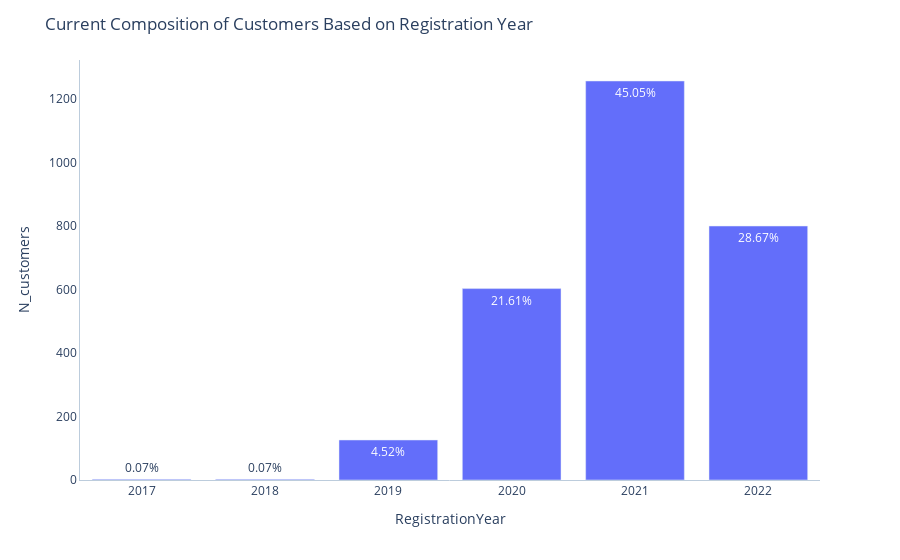

Notebook cell for this chart:
### Markdown cell above
First, it should be noted that we could not possibly perform cohort analysis using this dataset because we do not possess the transaction data. As such, this question serves as a proxy of cohort analysis though it is only an attempt to replicate the idea of it.

As mentioned above, the author made 2 assumptions to answer this question:
- Assume the time unit of `Tenure` in *months*, since it is not specified. By some preliminary analysis, the author is certain that the unit **CANNOT** be in *days* (95 errors) or *weeks* (58 errors) since it would yield on so many erroneous data (i.e. `RegistrationDate` > `CurrentOrderDate`, this could be the case since customers should've been registered first before they can order)
- Establish a baseline date (as a proxy of transaction date). For simplification purposes, the author assumes the project distribution date **(April 22nd 2022) as the baseline date**. All time metric derivatives used in this cohort analysis is based on this date

### Code cell
fig = px.bar(q1, x = 'RegistrationYear', y = 'N_customers', text = q1['Proportion'].apply(lambda x: '{:.2f}%'.format(x)))

fig.update_layout(title_text = "Current Composition of Customers Based on Registration Year",
                  plot_bgcolor ='#FFF',  # Sets background color to white
                  xaxis = dict(
                               linecolor = '#BCCCDC',  # Sets color of x-axis line
                               showgrid = False  # Removes X-axis grid lines
                              ),
                  yaxis = dict(
                               linecolor = '#BCCCDC',  # Sets color of y-axis line
                               showgrid = False,  # Removes Y-axis grid lines
                              ))

fig.update_traces(hovertemplate = '%{label} <br>N_customers: %{value} <br>Proportion: %{text}')

fig.show()

### Figure 1 — Plotly figure (JSON) as saved in the notebook; plotly's stock layout.template omitted (floating-point values rounded to 4 significant figures)
{"data": [{"alignmentgroup": "True", "hovertemplate": "%{label} <br>N_customers: %{value} <br>Proportion: %{text}", "legendgroup": "", "marker": {"color": "#636efa", "pattern": {"shape": ""}}, "name": "", "offsetgroup": "", "orientation": "v", "showlegend": false, "text": ["0.07%", "0.07%", "4.52%", "21.61%", "45.05%", "28.67%"], "textposition": "auto", "type": "bar", "x": ["2017", "2018", "2019", "2020", "2021", "2022"], "xaxis": "x", "y": [2, 2, 126, 603, 1257, 800], "yaxis": "y"}], "layout": {"barmode": "relative", "legend": {"tracegroupgap": 0}, "margin": {"t": 60}, "plot_bgcolor": "#FFF", "title": {"text": "Current Composition of Customers Based on Registration Year"}, "xaxis": {"anchor": "y", "domain": [0, 1], "linecolor": "#BCCCDC", "showgrid": false, "title": {"text": "RegistrationYear"}}, "yaxis": {"anchor": "x", "domain": [0, 1], "linecolor": "#BCCCDC", "showgrid": false, "title": {"text": "N_customers"}}}}
